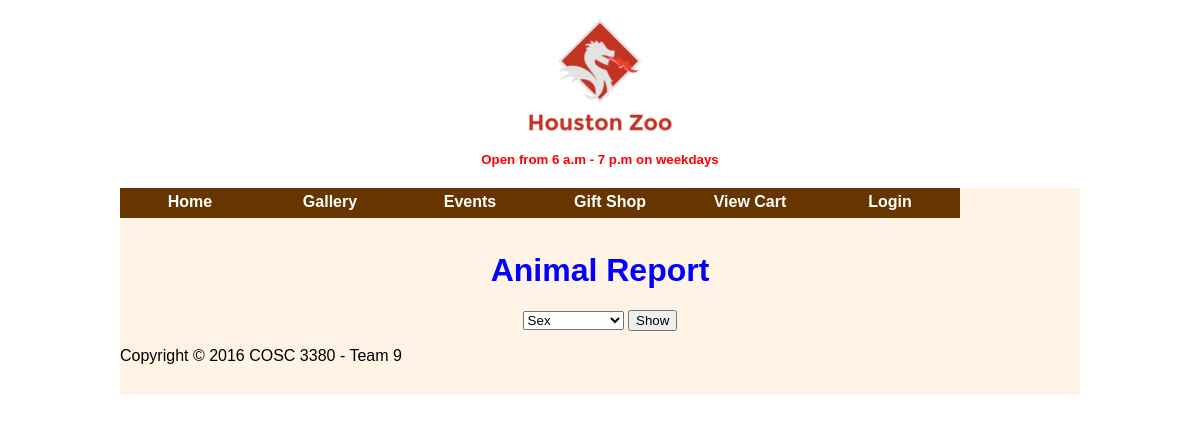
The page /AnimalReport.php on the database its author committed.
### tables this page shows
CREATE TABLE IF NOT EXISTS `Menu` (
  `menuPage` int(11) NOT NULL AUTO_INCREMENT,
  `menutext` varchar(30) NOT NULL,
  `menuLink` varchar(30) NOT NULL,
  `menuParent` int(11) NOT NULL,
  `menuSort` int(11) NOT NULL,
  `menuSecurity` int(11) NOT NULL,
  PRIMARY KEY (`menuPage`)
);

### AnimalReport.php (the view, shortened to what this page needs)
<html>
<head>
	<link rel="stylesheet" type="text/css" href="site.css">
</head>
<body>
	<div id="title">
		<h1>Animal Report</h1></div>
	<div id = "selector" type = "submit">
		<form align="center">
			<select name = "selector">
				<?php
					if($_GET['selector'] == 'sex')
					echo "<option value = 'sex' selected = 'true'>Sex</option>";
					else
					echo "<option value = 'sex'>Sex</option>";
				?>
			</select>
			<button type='submit' name='submit' value='selector'>Show</button>
		</form>
	</div>
	<?php $page_Content=ob_get_contents(); ob_end_clean(); $pagetitle="Animal" ; include( "master.php"); ?>
</body>
</html>

### scripts/class.zoouser.php (shortened to what this page needs)
<?php
class USERZOO
{
    private $db;
    function __construct($DB_con)
    {
        $this->db=$DB_con;
    }
    public function showMenu($level)
    {
        if($level==0)
        {
            $user_id=0;
        }
        elseif($level==1)
        {
            $user_id = $_SESSION['user_session'];
        }
        $result=$this->db->prepare("SELECT UserTypeID FROM customer WHERE customerID=:uid UNION select UserTypeID  from Staff where staffID=:uid LIMIT 1");
        $result->execute(array(':uid'=>$user_id));
        $userRow=$result->fetchObject();;
        $userLevel=$userRow->UserTypeID;
        if($level==0)
        {
            $sql="Select * from Menu Where menuSecurity=$userLevel order by menuParent,menuSort ASC";
        }
        elseif($level==1 && $userLevel==1)
        {
            $sql="Select * from Menu Where menuSecurity<=$userLevel and menuText not in('Login') order by menuParent,menuSort ASC";
        }
        else
        {
            $sql="Select * from Menu Where menuSecurity<=$userLevel and menuText not in ('Login','View Cart','Gift Shop','Events','Gallery') order by menuParent,menuSort ASC";
        }
        $querystmt=$this->db->prepare($sql);
        $querystmt->execute();
        while($row=$querystmt->fetchObject())
        {
            if($row->menuParent==0)
            {
                $menu[$row->menuPage]['text']=$row->menutext;
                $menu[$row->menuPage]['link']=$row->menuLink;
            }
        }
        if(!empty($menu))
        {
            echo "<div id='navmenu'>";
            echo "<ul id='nav'>";
            foreach($menu as $page=>$link)
            {
                $name=$link['text'];
                $linkUrl=$link['link'];
                if($linkUrl!="")
                {
                    echo "<li><a href='$linkUrl'>$name</a>";
                }
                else
                {
                    echo "<li><a>$name</a>";
                }
                echo "</li>";
            }
            echo "</ul>";
            echo "</div>";
            echo "<br/>";
        }
    }
}
?>

### css/default.css (style rules this page uses)
body { background: url(../images/wood-wallpaper.png); font-family: Helvetica, Arial; }
#title { color: blue; text-align: center; }
#navmenu { width:100%; }
#navmenu ul { margin: 0; padding: 0; height:25px; }
#navmenu li { margin: 0; padding: 0; list-style: none; float: left; position: relative; background:#663500; }
#navmenu ul li a { text-align:center; text-decoration:none; font-family:Arial, Helvetica, sans-serif; font-weight:bold; height:25px; width:140px; display:block; color:#FFFFFF; padding-top:5px; }

### rows shown on the page
menu: menutext "Home"
menu: menutext "Gallery"
menu: menutext "Events"
menu: menutext "Gift Shop"
menu: menutext "View Cart"
menu: menutext "Login"
